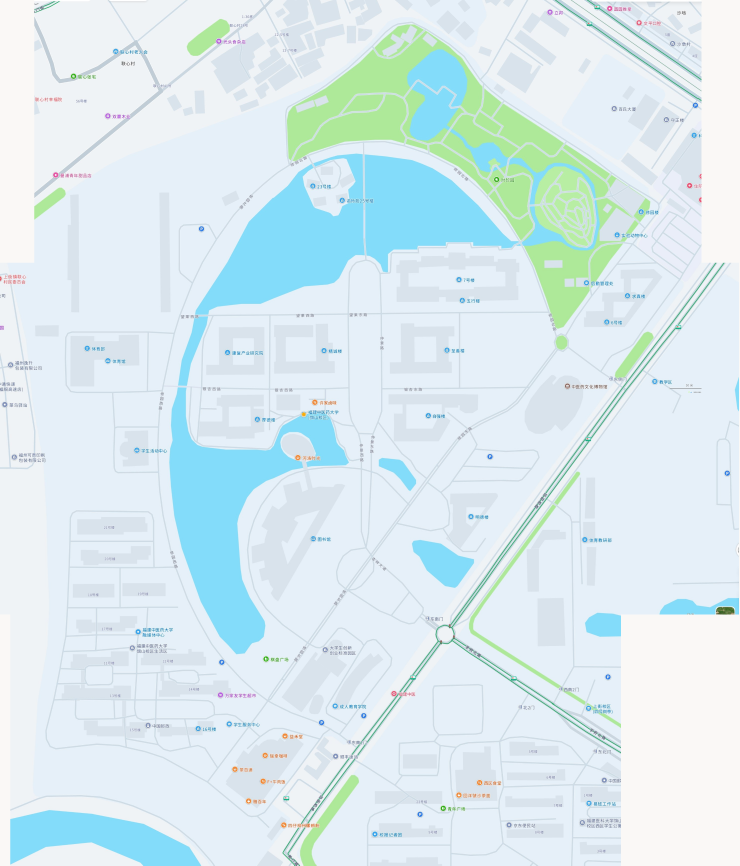
#> input picture _audit/campus_map_20261113/_data/amap/master.png, 2957 x 3463 px, found by its file name (shown at 1/4 size)
$ python anchors.py
#> lines starting #> are read from the running program, lines starting #| are printed output that depends on the picture
import cv2, numpy as np, os, json

BASE = r"C:\Users\Ko_Li\.openclaw\workspace\web\_audit\campus_map_20261113\_data\amap"
WORK = os.path.join(BASE, "_work")
master = cv2.imread(os.path.join(BASE, "master.png"))
#> master is the input picture: shape (3463, 2957, 3); mean B, G, R 240.3, 235.5, 217.7
south = cv2.imread(os.path.join(BASE, "amap_south.jpg"))
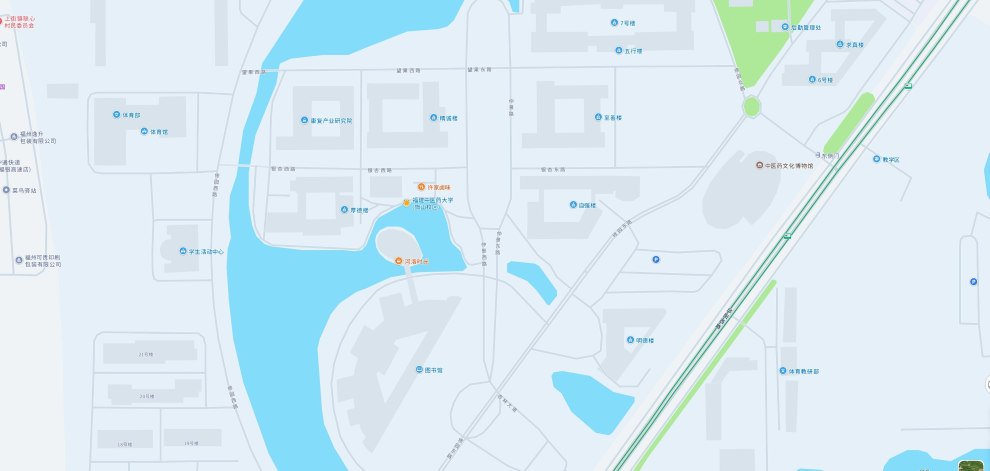
#> input picture _audit/campus_map_20261113/_data/amap/amap_south.jpg, 2968 x 1412 px, found by its file name (shown at 1/3 size)
#> south is the input picture: shape (1412, 2968, 3); mean B, G, R 243.9, 234.9, 217
west = cv2.imread(os.path.join(BASE, "amap_west.jpg"))
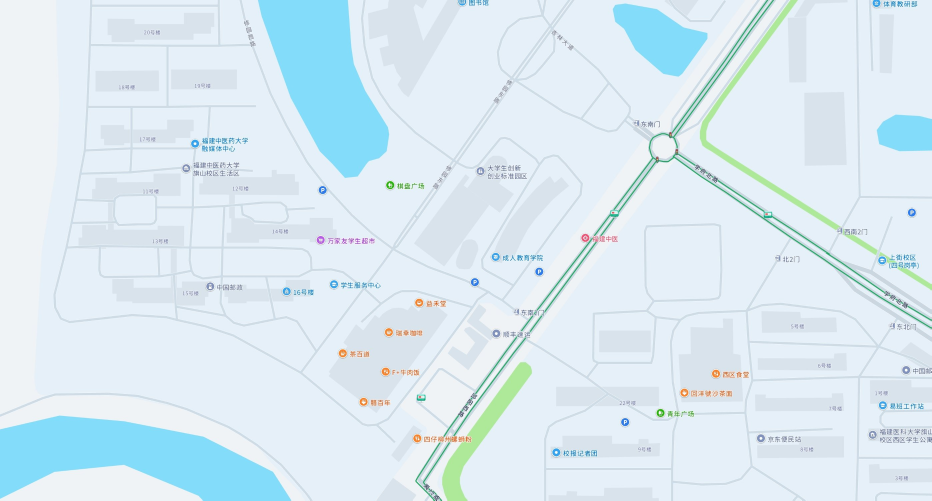
#> input picture _audit/campus_map_20261113/_data/amap/amap_west.jpg, 2794 x 1501 px, found by its file name (shown at 1/3 size)
#> west is the input picture: shape (1501, 2794, 3); mean B, G, R 243.1, 234.6, 218.5
north = cv2.imread(os.path.join(BASE, "amap_north.jpg"))
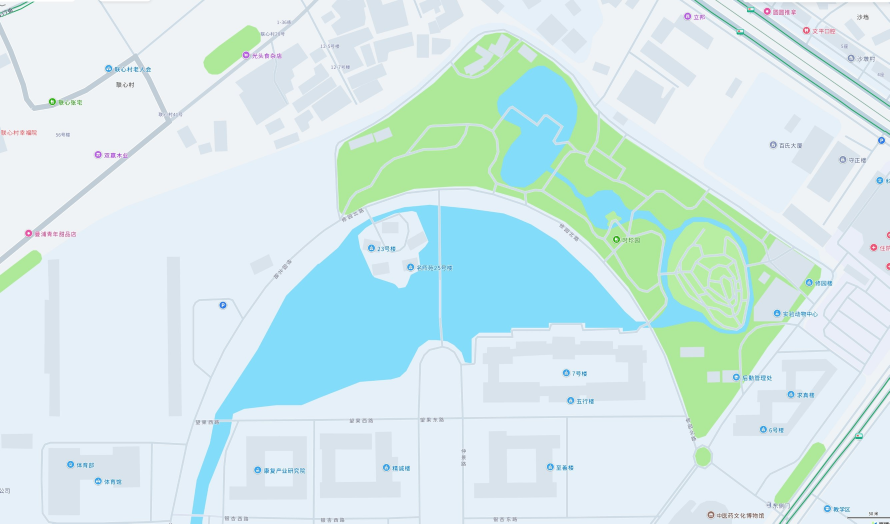
#> input picture _audit/campus_map_20261113/_data/amap/amap_north.jpg, 2669 x 1571 px, found by its file name (shown at 1/3 size)
#> north is the input picture: shape (1571, 2669, 3); mean B, G, R 234.9, 234, 211
#> (the run stopped early here; a loop or call above may not have finished)
